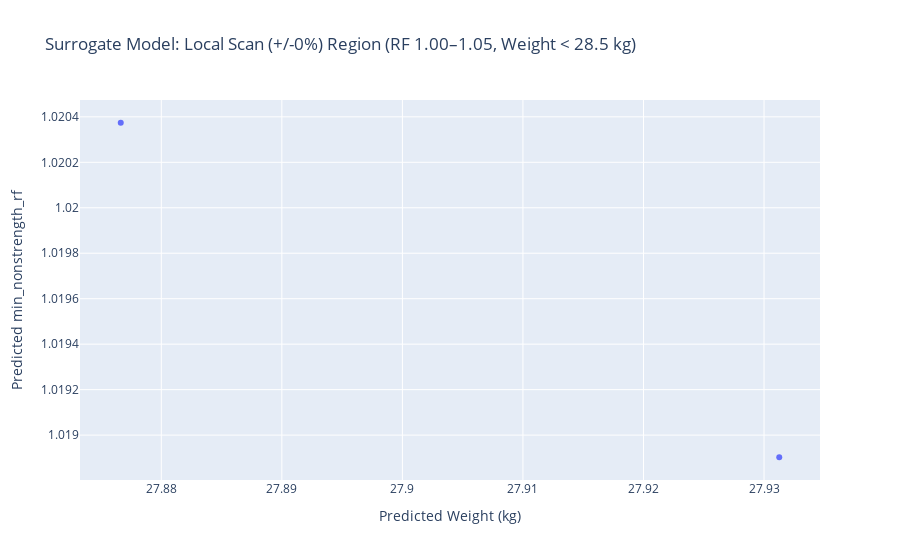

Here is the notebook cell this chart was saved with:
### Code cell
import sys
sys.path.append(r"C:\Users\Felix\Documents\.Uni\Project\Git\tum-ase-project-2025-1_2\optimization")

import numpy as np
import pandas as pd
import plotly.express as px
from trained_surrogate import predict_rf_and_weight

# --- Your base input vector (25-dimensional) ---
base_vector = [
    # web_height_1-5
    28.44463121633852,
    29.14981637771977,
    28.02501643353222,
    27.73787754413,
    28.91337248860228,
    # flange_width_1-5
    27.93095091281996,
    24.98807164598568,
    22.72418017778071,
    26.47761847442586,
    24.08167965295736,
    # lip_height_1-5
    6.149014513434929,
    6.49403893013365,
    6.053262930575113,
    5.403164790931185,
    6.169567376819412,
    # thickness_1-5
    4.39696521677382,
    4.80698157651496,
    5.292843125043317,
    5.299202465485834,
    4.481495697075892,
    # skin_thickness_1-5
    4.788768125034848,
    4.950913879455937,
    4.98509771349832,
    4.89899727170224,
    5.699931076340307
]

# --- Define percent deviation (+/- as a fraction, e.g., 0.06 for 6%) ---
deviation = 0.005 

# --- Number of samples to generate ---
n_samples = 2


# --- Calculate per-variable bounds ---
base = np.array(base_vector)
lower_bounds = base * (1 - deviation)
upper_bounds = base * (1 + deviation)

# Optional: enforce min/max if you wish to not go out of physical/realistic range
#abs_min = np.array([20]*5 + [20]*5 + [4.5]*5 + [4.2]*5 + [4.6]*5)
#abs_max = np.array([30]*5 + [30]*5 + [6.5]*5 + [5.6]*5 + [5.7]*5)
#lower_bounds = np.maximum(lower_bounds, abs_min)
#upper_bounds = np.minimum(upper_bounds, abs_max)

# --- Generate random samples in this local box ---
random_vectors = np.random.uniform(lower_bounds, upper_bounds, size=(n_samples, 25))

results = []
for x in random_vectors:
    rf_est, weight_est = predict_rf_and_weight(x)
    if 1.00 <= rf_est <= 1.05 and weight_est < 28.5:
        results.append(list(x) + [rf_est, weight_est])

# --- Save results to CSV ---
columns = [f'input_{i+1}' for i in range(25)] + ['predicted_min_nonstrength_rf', 'predicted_weight']
df_results = pd.DataFrame(results, columns=columns)
df_results.to_csv('surrogate_local_candidates.csv', index=False)
print(f"Saved {len(df_results)} samples in local region to 'surrogate_local_candidates.csv'.")

# --- Plot the results ---
fig = px.scatter(
    df_results, x='predicted_weight', y='predicted_min_nonstrength_rf',
    labels={'predicted_weight': 'Predicted Weight (kg)', 'predicted_min_nonstrength_rf': 'Predicted min_nonstrength_rf'},
    title=f"Surrogate Model: Local Scan (+/-{int(deviation*100)}%) Region (RF 1.00–1.05, Weight < 28.5 kg)"
)
fig.show()

### Figure 1 — Plotly figure (JSON) as saved in the notebook; plotly's stock layout.template omitted (floating-point values rounded to 4 significant figures)
{"data": [{"hovertemplate": "Predicted Weight (kg)=%{x}<br>Predicted min_nonstrength_rf=%{y}<extra></extra>", "legendgroup": "", "marker": {"color": "#636efa", "symbol": "circle"}, "mode": "markers", "name": "", "orientation": "v", "showlegend": false, "type": "scatter", "x": [27.88, 27.93], "xaxis": "x", "y": [1.02, 1.019], "yaxis": "y"}], "layout": {"legend": {"tracegroupgap": 0}, "title": {"text": "Surrogate Model: Local Scan (+/-0%) Region (RF 1.00–1.05, Weight < 28.5 kg)"}, "xaxis": {"anchor": "y", "domain": [0, 1], "title": {"text": "Predicted Weight (kg)"}}, "yaxis": {"anchor": "x", "domain": [0, 1], "title": {"text": "Predicted min_nonstrength_rf"}}}}
